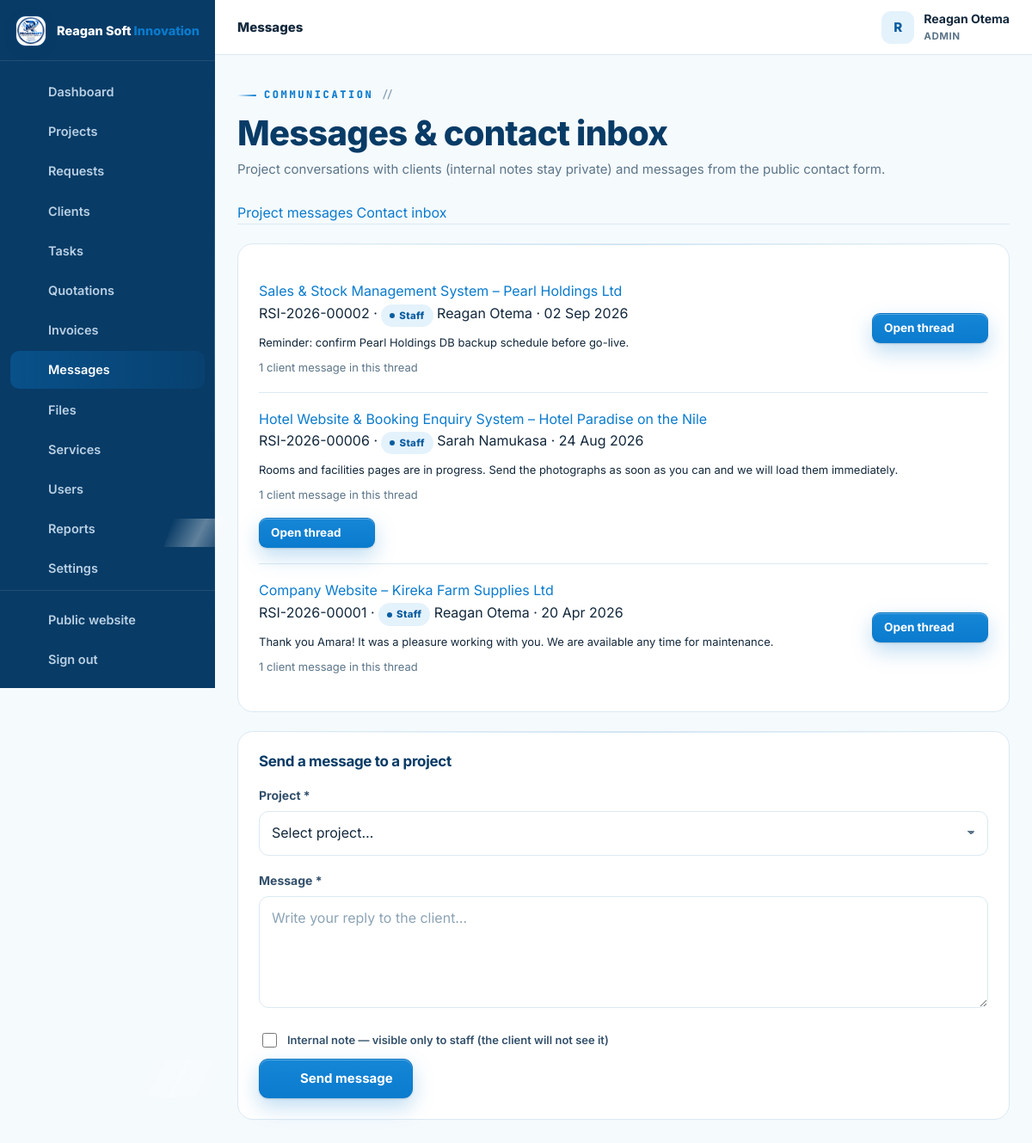
Page /admin/messages.php (signed in) on the committed database.
### tables this page shows
CREATE TABLE IF NOT EXISTS users (
  id INT UNSIGNED AUTO_INCREMENT PRIMARY KEY,
  full_name VARCHAR(150) NOT NULL,
  email VARCHAR(190) NOT NULL UNIQUE,
  phone VARCHAR(40) NULL,
  password_hash VARCHAR(255) NOT NULL,
  role ENUM('admin','staff','client') NOT NULL DEFAULT 'client',
  company VARCHAR(190) NULL,
  address VARCHAR(255) NULL,
  avatar VARCHAR(255) NULL,
  active TINYINT(1) NOT NULL DEFAULT 1,
  failed_logins INT UNSIGNED NOT NULL DEFAULT 0,
  locked_until DATETIME NULL,
  last_login_at DATETIME NULL,
  created_at TIMESTAMP DEFAULT CURRENT_TIMESTAMP,
  updated_at TIMESTAMP DEFAULT CURRENT_TIMESTAMP ON UPDATE CURRENT_TIMESTAMP,
  INDEX idx_users_role (role),
  INDEX idx_users_active (active)
);

CREATE TABLE IF NOT EXISTS project_messages (
  id INT UNSIGNED AUTO_INCREMENT PRIMARY KEY,
  project_id INT UNSIGNED NOT NULL,
  sender_id INT UNSIGNED NOT NULL,
  sender_role ENUM('admin','staff','client') NOT NULL,
  message TEXT NOT NULL,
  is_internal TINYINT(1) NOT NULL DEFAULT 0,
  created_at TIMESTAMP DEFAULT CURRENT_TIMESTAMP,
  FOREIGN KEY (project_id) REFERENCES projects(id) ON DELETE CASCADE,
  FOREIGN KEY (sender_id) REFERENCES users(id) ON DELETE CASCADE,
  INDEX idx_messages_project (project_id)
);

CREATE TABLE IF NOT EXISTS projects (
  id INT UNSIGNED AUTO_INCREMENT PRIMARY KEY,
  ref_no VARCHAR(30) NOT NULL UNIQUE,                
  client_id INT UNSIGNED NOT NULL,
  service_id INT UNSIGNED NULL,
  assigned_to INT UNSIGNED NULL,                     
  title VARCHAR(190) NOT NULL,
  description TEXT NOT NULL,
  requirements TEXT NULL,
  budget DECIMAL(14,2) NULL,
  priority ENUM('low','normal','high','urgent') NOT NULL DEFAULT 'normal',
  status ENUM('NEW','REVIEWING','QUOTATION','APPROVED','IN_PROGRESS','WAITING_FOR_CLIENT','TESTING','COMPLETED','CANCELLED') NOT NULL DEFAULT 'NEW',
  progress TINYINT UNSIGNED NOT NULL DEFAULT 0,
  deadline DATE NULL,
  started_at DATETIME NULL,
  completed_at DATETIME NULL,
  submitted_at TIMESTAMP DEFAULT CURRENT_TIMESTAMP,
  updated_at TIMESTAMP DEFAULT CURRENT_TIMESTAMP ON UPDATE CURRENT_TIMESTAMP,
  FOREIGN KEY (client_id) REFERENCES users(id) ON DELETE CASCADE,
  FOREIGN KEY (service_id) REFERENCES services(id) ON DELETE SET NULL,
  FOREIGN KEY (assigned_to) REFERENCES users(id) ON DELETE SET NULL,
  INDEX idx_projects_client (client_id),
  INDEX idx_projects_status (status),
  INDEX idx_projects_assigned (assigned_to),
  INDEX idx_projects_service (service_id)
);

### config/config.php (called while the page is built, shortened)
<?php
function db(): PDO {
    static $pdo = null;
    if ($pdo === null) {
        try {
            $pdo = new PDO(
                'mysql:host=' . DB_HOST . ';dbname=' . DB_NAME . ';charset=utf8mb4',
                DB_USER,
                DB_PASS,
                [
                    PDO::ATTR_ERRMODE            => PDO::ERRMODE_EXCEPTION,
                    PDO::ATTR_DEFAULT_FETCH_MODE => PDO::FETCH_ASSOC,
                    PDO::ATTR_EMULATE_PREPARES   => false,
                    PDO::ATTR_STRINGIFY_FETCHES  => false,
                    PDO::ATTR_TIMEOUT            => 5,
                    PDO::MYSQL_ATTR_INIT_COMMAND => "SET time_zone = '+03:00', NAMES utf8mb4 COLLATE utf8mb4_unicode_ci",
                ]
            );
        } catch (PDOException $e) {
            db_connection_failed($e);
        }
    }
    return $pdo;
}
function e(mixed $value): string {
    return htmlspecialchars((string)($value ?? ''), ENT_QUOTES, 'UTF-8');
}
function flash(string $key, ?string $value = null): ?string {
    $msg = $_SESSION['flash'][$key] ?? null;
    return $msg;
}
function app_url(string $path = ''): string {
    return APP_URL . ($path === '' ? '' : '/' . ltrim($path, '/'));
}
function current_user(): ?array {
    static $user = false;
    if ($user === false) {
        if (empty($_SESSION['user_id'])) {
            $user = null;
        } else {
            $st = db()->prepare('SELECT * FROM users WHERE id = ? AND active = 1 LIMIT 1');
            $st->execute([(int)$_SESSION['user_id']]);
            $user = $st->fetch() ?: null;
        }
    }
    return $user;
}
function is_logged_in(): bool {
    return current_user() !== null;
}
function user_role(): ?string {
    $u = current_user();
    return $u['role'] ?? null;
}
function require_login(): void {
    if (!is_logged_in()) {
        $_SESSION['intended'] = $_SERVER['REQUEST_URI'] ?? '';
        flash('error', 'Please sign in to continue.');
        redirect(app_url('login.php'));
    }
}
function require_staff(): void {
    require_login();
}
require_once __DIR__ . '/../inc/functions.php';

### admin/messages.php (the view, shortened to what this page needs)
<?php
require __DIR__ . '/../config/config.php';
require_staff();
$pdo = db();
$tab = $_GET['tab'] ?? 'projects';
$convs = $pdo->query(
    "SELECT m.*, u.full_name AS sender_name, p.title AS project_title, p.ref_no, p.client_id,
            (SELECT COUNT(*) FROM project_messages m2 WHERE m2.project_id = m.project_id AND m2.is_internal = 0 AND m2.sender_role = 'client') AS client_msgs
     FROM project_messages m
     JOIN users u ON u.id = m.sender_id
     JOIN projects p ON p.id = m.project_id
     WHERE m.created_at = (SELECT MAX(created_at) FROM project_messages m3 WHERE m3.project_id = m.project_id)
     ORDER BY m.created_at DESC"
)->fetchAll();
$contactUnread = (int)$pdo->query("SELECT COUNT(*) c FROM contact_messages WHERE is_read = 0")->fetch()['c'];
dashboard_head(['title' => 'Messages', 'active' => 'messages', 'crumb' => 'Messages']);
?>
<div class="dash-head">
  <div>
    <span class="eyebrow">Communication</span>
    <h2>Messages &amp; contact inbox</h2>
    <p class="sub">Project conversations with clients (internal notes stay private) and messages from the public contact form.</p>
  </div>
</div>
<nav class="tabs" aria-label="Message sections">
  <a class="<?= $tab === 'projects' ? 'active' : '' ?>" href="?tab=projects">Project messages</a>
  <a class="<?= $tab === 'contact' ? 'active' : '' ?>" href="?tab=contact">Contact inbox <?php if ($contactUnread): ?><span class="badge blue"><?= $contactUnread ?></span><?php endif; ?></a>
</nav>
<?php if ($tab === 'projects'): ?>
  <?php if ($convs): ?>
    <div class="panel">
      <?php foreach ($convs as $m): ?>
        <div class="convo-row">
          <div style="flex-grow:1;min-width:240px">
            <a class="row-title" href="<?= app_url('admin/project.php?id=' . (int)$m['project_id'] . '&tab=messages') ?>"><?= e($m['project_title']) ?></a>
            <div class="row-sub"><?= e($m['ref_no']) ?> · <?= $m['sender_role'] === 'client' ? '<b class="badge green">Client</b>' : '<span class="badge blue">Staff</span>' ?> <?= e($m['sender_name']) ?> · <?= time_ago($m['created_at']) ?></div>
            <p class="small mt-1 mb-0"><?= e(truncate($m['message'], 200)) ?></p>
            <p class="small muted mt-1" style="margin-bottom:0"><?= (int)$m['client_msgs'] ?> client message<?= (int)$m['client_msgs'] === 1 ? '' : 's' ?> in this thread</p>
          </div>
          <div style="display:flex;gap:8px;align-items:center;flex-wrap:wrap">
            <a class="btn btn-primary btn-sm" href="<?= app_url('admin/project.php?id=' . (int)$m['project_id'] . '&tab=messages') ?>">Open thread <?= icon('arrow') ?></a>
          </div>
        </div>
      <?php endforeach; ?>
    </div>
    <section class="panel">
      <div class="panel-head"><h3>Send a message to a project</h3></div>
      <form method="post" action="messages.php">
        <div class="field"><label for="project_id">Project *</label>
          <select class="select" id="project_id" name="project_id" required>
            <option value="">Select project…</option>
          </select>
        </div>
        <div class="field"><label for="message">Message *</label><textarea class="textarea" id="message" name="message" required rows="4" placeholder="Write your reply to the client…"></textarea></div>
        <label class="check" style="margin:10px 0">
          <input type="checkbox" name="is_internal" value="1"><span class="small">Internal note — visible only to staff (the client will not see it)</span>
        </label>
        <button class="btn btn-primary" type="submit"><?= icon('send') ?> Send message</button>
      </form>
    </section>
  <?php else: ?>
    <section class="panel"><div class="empty"><?= icon('chat') ?><h4>No project messages yet</h4><p>Messages inside projects will appear here.</p></div></section>
  <?php endif; ?>
<?php endif; ?>
<?php dashboard_footer(); ?>

### inc/layout.php (shortened to what this page needs)
<?php
function dashboard_nav_items(): array {
    $role = user_role();
    $client = [
        ['dashboard', 'Dashboard', app_url('client/index.php'), 'dashboard'],
        ['projects', 'My Projects', app_url('client/projects.php'), 'folder'],
        ['request', 'New Request', app_url('client/request.php'), 'plus'],
        ['messages', 'Messages', app_url('client/messages.php'), 'chat'],
        ['files', 'Files', app_url('client/files.php'), 'file'],
        ['notifications', 'Notifications', app_url('client/notifications.php'), 'bell'],
        ['profile', 'Profile', app_url('client/profile.php'), 'user'],
    ];
    $staff = [
        ['dashboard', 'Dashboard', app_url('admin/index.php'), 'dashboard'],
        ['projects', 'Projects', app_url('admin/projects.php'), 'folder'],
        ['requests', 'Requests', app_url('admin/requests.php'), 'inbox'],
        ['clients', 'Clients', app_url('admin/clients.php'), 'users'],
        ['tasks', 'Tasks', app_url('admin/tasks.php'), 'list'],
        ['quotations', 'Quotations', app_url('admin/quotations.php'), 'doc'],
        ['invoices', 'Invoices', app_url('admin/invoices.php'), 'money'],
        ['messages', 'Messages', app_url('admin/messages.php'), 'chat'],
        ['files', 'Files', app_url('admin/files.php'), 'file'],
    ];
    if ($role === 'admin') {
        $staff = array_merge($staff, [
            ['services', 'Services', app_url('admin/services.php'), 'globe'],
            ['users', 'Users', app_url('admin/users.php'), 'users'],
            ['reports', 'Reports', app_url('admin/reports.php'), 'chart'],
            ['settings', 'Settings', app_url('admin/settings.php'), 'settings'],
            ['audit', 'Audit Logs', app_url('admin/audit.php'), 'search'],
        ]);
    }
    return $role === 'client' ? $client : $staff;
}
function dashboard_head(array $page = []): void {
    $user = current_user();
    $role = user_role();
    $items = dashboard_nav_items();
    $active = $page['active'] ?? '';
    $loginUrl = $role === 'client' ? app_url('client/index.php') : app_url('admin/index.php');
    ?>
<!doctype html>
<html lang="en">
<head>
<link rel="stylesheet" href="<?= app_url('assets/css/style.css') ?>">
<link rel="stylesheet" href="<?= app_url('assets/css/tech.css') ?>">
</head>
<body class="dash-body">
<div class="dash-layout">
  <aside class="sidebar" id="sidebar" aria-label="Portal navigation">
    <div class="sidebar-brand">
      <a class="brand" href="<?= $loginUrl ?>">
        <img src="<?= app_url('assets/img/reagansoftinnovation-logo.jpeg') ?>" alt="" width="38" height="38">
        <span class="brand-text">Reagan Soft <b>Innovation</b></span>
      </a>
    </div>
    <nav class="side-nav">
      <?php foreach ($items as $it): ?>
        <a href="<?= e($it[2]) ?>" class="<?= $active === $it[0] ? 'active' : '' ?>">
          <?= icon($it[3]) ?><span><?= e($it[1]) ?></span>
        </a>
      <?php endforeach; ?>
    </nav>
    <div class="side-bottom">
      <a href="<?= app_url($role !== 'client' ? 'index.php' : 'index.php') ?>"><?= icon('globe') ?><span>Public website</span></a>
      <a href="<?= app_url('logout.php') ?>"><?= icon('logout') ?><span>Sign out</span></a>
    </div>
  </aside>
  <div class="dash-shell">
    <header class="dash-topbar">
      <div class="dash-topbar-title">
        <span class="dash-crumb"><?= e($page['crumb'] ?? 'Portal') ?></span>
      </div>
      <div class="dash-topbar-right">
        <div class="user-chip">
          <span class="user-avatar"><?= e(mb_strtoupper(mb_substr($user['full_name'] ?? '?', 0, 1))) ?></span>
          <div class="user-meta">
            <strong><?= e($user['full_name'] ?? '') ?></strong>
            <small><?= e(mb_strtoupper($role)) ?></small>
          </div>
        </div>
      </div>
    </header>
    <main class="dash-main" id="main">
<?php
}
function dashboard_footer(): void {
    ?>
    </main>
  </div>
</div>
</body>
</html>
<?php
}

### inc/functions.php (shortened to what this page needs)
<?php
function time_ago(?string $datetime): string {
    $ts = strtotime($datetime);
    $diff = time() - $ts;
    return date('d M Y', $ts);
}
function truncate(string $text, int $length = 90): string {
    return mb_strimwidth($text, 0, $length, '…');
}
function icon(string $name, string $class = ''): string {
    $path = $paths[$name] ?? $paths['code-s'];
    $cls = $class !== '' ? ' class="' . e($class) . '"' : '';
    return '<svg' . $cls . ' viewBox="0 0 24 24" fill="none" stroke="currentColor" stroke-width="1.8" stroke-linecap="round" stroke-linejoin="round" aria-hidden="true">' . $path . '</svg>';
}
require_once __DIR__ . '/layout.php';

### assets/css/tech.css (style rules this page uses)
:root { --font-disp: 'Space Grotesk', 'Inter', system-ui, -apple-system, sans-serif; --font-mono: 'JetBrains Mono', 'SFMono-Regular', Consolas, 'Liberation Mono', monospace; --pg: #0a7bce; --pgl: #8fd8ff; --grid: rgba(10, 123, 206, .09); --grid-lg: rgba(10, 123, 206, .16); --grid-dk: rgba(143, 216, 255, .12); --grid-dk-lg: rgba(143, 216, 255, .22); }
.eyebrow { font-family: var(--font-mono); letter-spacing: 2.6px; display: inline-flex; align-items: center; gap: 9px; }
.eyebrow::before { content: ''; width: 22px; height: 2px; background: linear-gradient(90deg, transparent, var(--pg)); border-radius: 2px; }
.eyebrow::after { content: '//'; color: var(--faint); letter-spacing: 0; font-weight: 600; }
.btn { will-change: transform; }
.btn::after { content: ''; position: absolute; top: 0; left: -80%; width: 55%; height: 100%; background: linear-gradient(100deg, transparent, rgba(255,255,255,.36), transparent); transform: skewX(-18deg); transition: left .5s ease; pointer-events: none; }
.btn svg { flex-shrink: 0; }
.panel { position: relative; }
.panel::after { content: ''; position: absolute; top: 0; left: 18px; right: 18px; height: 1px; background: linear-gradient(90deg, transparent, rgba(10,123,206,.22), transparent); border-radius: 1px; }
.sidebar::after { content: ''; position: absolute; right: 0; top: 8%; bottom: 8%; width: 1px; background: linear-gradient(180deg, transparent, rgba(143,216,255,.28), transparent); }
.side-nav a { position: relative; }
.side-nav a.active { background: linear-gradient(90deg, rgba(10,123,206,.34), rgba(10,123,206,.10)); color: #fff; }

### rows in the picture
users: full_name "R", full_name "Reagan Otema", role "ADMIN"
project_messages: project.title "Sales & Stock Management System – Pearl Holdings Ltd", project.ref_no "RSI-2026-00002", sender_role "Staff", sender.full_name "Reagan Otema", created_at "02 Sep 2026", message "Reminder: confirm Pearl Holdings DB backup schedule before go-live.", client_msgs "1"
project_messages: project.title "Hotel Website & Booking Enquiry System – Hotel Paradise on the Nile", project.ref_no "RSI-2026-00006", sender_role "Staff", sender.full_name "Sarah Namukasa", created_at "24 Aug 2026", message "Rooms and facilities pages are in progress. Send the photographs as soon as you can and we will load them immediately.", client_msgs "1"
project_messages: project.title "Company Website – Kireka Farm Supplies Ltd", project.ref_no "RSI-2026-00001", sender_role "Staff", sender.full_name "Reagan Otema", created_at "20 Apr 2026", message "Thank you Amara! It was a pleasure working with you. We are available any time for maintenance.", client_msgs "1"

### other values in the picture
$it[1] "Dashboard"
$it[1] "Projects"
$it[1] "Requests"
$it[1] "Clients"
$it[1] "Tasks"
$it[1] "Quotations"
$it[1] "Invoices"
$it[1] "Messages"
$it[1] "Files"
$it[1] "Services"
$it[1] "Users"
$it[1] "Reports"
$it[1] "Settings"
$page['crumb'] "Messages"
